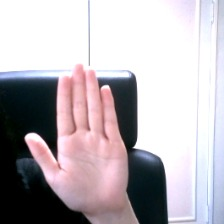
#> input picture EXPLORATION/01/data/train/paper/paper (101).jpg, 224 x 224 px, given in place of pillow_practice.png, which was not available
$ jupyter execute --allow-errors 12.ipynb   (text cells are left out)
#> lines starting #> are read from the running program, lines starting #| are printed output that depends on the picture; pictures that were not available may be replaced by others from this repository, and a replacement may not be noted
[cell 1]
import numpy as np
from PIL import Image

data = np.zeros([32, 32, 3], dtype=np.uint8) # numpy 배열
image = Image.fromarray(data, 'RGB') # numpy 배열을 이미지로 변환해준다.
#> image: PIL image 32x32 RGB; every value is 0
image

[cell 2]
data[:, :] = [255, 0, 0] # red
image = Image.fromarray(data, 'RGB')
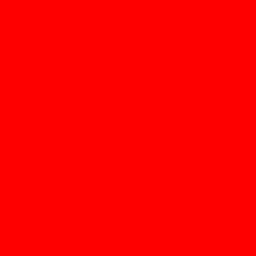
#> image: PIL image 32x32 RGB (shown 8 times larger); mean R, G, B 255, 0, 0
image

[cell 3]
image_data = np.zeros([128, 128, 3], dtype=np.uint8) # 128x128
image_data[:, :] = [255, 255, 255]
# print(image_data)

image = Image.fromarray(image_data, 'RGB') # numpy 배열 -> image
#> image: PIL image 128x128 RGB; every value is 255
image

[cell 4]
from google.colab import files
file_upload = files.upload()
#> the answer given: paper (101).jpg

[cell 5]
from PIL import Image
import os

# 연습용 파일 경로
# image_path = os.getenv('HOME')+'/aiffel/python_image_proc/data/pillow_practice.png'
image_path = "pillow_practice.png"

# 이미지 열기
image = Image.open(image_path)
#> image is the input picture: PIL image 224x224 RGB; mean R, G, B 184.5, 177.5, 183


# image.show() # 이미지 출력

# width와 height 출력
image_size = image.size
#> image_size = (224, 224)
print(image_size)
#| (224, 224)
print("Width: ", image.width)
#| Width:  224
print("Height: ", image.height)
#| Height:  224
image

# JPG 파일 형식으로 저장해보기
# jpg_img = image.convert('RGB')
# save_path = os.getenv('HOME')+'/aiffel/python_image_proc/data/'
# jpg_img.save(save_path + r'pillow_test.jpg')

[cell 6]
image_resized = image.resize((100, 200))
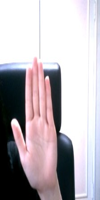
#> image_resized: PIL image 100x200 RGB; mean R, G, B 184.4, 177.4, 182.9

# image_resized.save(save_path + r'pillow_resized.png')
image_resized

[cell 7]
image_cropped = image.crop((300, 100, 600, 400))
#> image_cropped: PIL image 300x300 RGB; every value is 0

# image_cropped.save(save_path + r'pillow_cropped.png')
image_cropped

[cell 8]
from google.colab import drive
drive.mount('/content/drive')

[cell 9]
import os
import pickle
from PIL import Image

image_dir = "/content/drive/MyDrive/data/cifar-100-python"
train_file_path = os.path.join(image_dir, 'train')

#> (the rest of this cell did not finish here and is left out)

#> (a cell that did not finish here is left out)

#> (a cell that did not finish here is left out)

#> (a cell that did not finish here is left out)

#> (a cell that did not finish here is left out)

#> (a cell that did not finish here is left out)

#> (a cell that did not finish here is left out)

[cell 16]
# 이미지의 x축 y축 뒤집기
image_data = image_data.swapaxes(0, 1)
image = Image.fromarray(image_data)
image

[cell 17]
import os
import pickle
from PIL import Image
import numpy
from tqdm import tqdm

image_dir = "/content/drive/MyDrive/data/cifar-100-python"
train_file_path = os.path.join(image_dir, 'train')

# image를 저장할 하위 폴더 생성
save_dir = "/content/drive/MyDrive/data/cifar-images"
if not os.path.exists(save_dir):
    os.mkdir(save_dir) # images 디렉토리 생성

# 32x32 이미지 파일 50000개를 생성한다
#> (the rest of this cell did not finish here and is left out)

[cell 18]
from google.colab import files
file_upload = files.upload()
#> the answer given: paper (1029).jpg

[cell 19]
import os
import cv2 as cv
import numpy as np
from matplotlib import pyplot as plt

image_path = "cv_practice.png"
img = cv.imread(image_path)
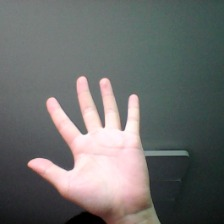
#> input picture EXPLORATION/01/data/train/paper/paper (1029).jpg, 224 x 224 px, given in place of cv_practice.png, which was not available
#> img is the input picture: shape (224, 224, 3); mean B, G, R 108.4, 109.8, 108.8

# Convert BGR to HSV
hsv = cv.cvtColor(img, cv.COLOR_BGR2HSV)
#> hsv: shape (224, 224, 3); mean H, S, V 85.6, 36, 116.8

# define range of blue color in HSV
lower_blue = np.array([100, 100, 100])
upper_blue = np.array([130, 255, 255])

# Threshold the HSV image to get only blue colors
mask = cv.inRange(hsv, lower_blue, upper_blue)
#> mask: shape (224, 224); every value is 0

# Bitwise-AND mask and original image
res = cv.bitwise_and(img, img, mask=mask)
#> res: shape (224, 224, 3); every value is 0

plt.imshow(cv.cvtColor(img, cv.COLOR_BGR2RGB))
plt.show()
plt.imshow(cv.cvtColor(mask, cv.COLOR_BGR2RGB))
plt.show()
plt.imshow(cv.cvtColor(res, cv.COLOR_BGR2RGB))
plt.show()

[cell 20]
from google.colab import files
file_upload = files.upload()
#> the answer given: paper (1029).jpg

[cell 21]
import os
import pickle
import cv2
import numpy as np
from matplotlib import pyplot as plt
from tqdm import tqdm
from PIL import Image

# 전처리 시 생성했던 디렉토리 구조
dir_path = os.getenv('HOME')+'/aiffel/python_image_proc/'
train_file_path = os.path.join(dir_path, 'train')
images_dir_path = os.path.join(dir_path, 'cifar-images')

[cell 22]
# 파일명을 인자로 받아 해당 이미지 파일과 히스토그램을 출력해주는 함수
def draw_color_histogram_from_image(file_name):
#> called with file_name = 'adriatic_s_001807.png'
    image_path = os.path.join(images_dir_path, file_name)
    # 이미지 열기
    img = Image.open(image_path)
    cv_image = cv2.imread(image_path)

    # Image와 Histogram 그려보기
    f = plt.figure(figsize = (10, 3))
    im1 = f.add_subplot(1, 2, 1)
    im1.imshow(img)
    im1.set_title("Image")

    im2 = f.add_subplot(1, 2, 2)
    color = ('b', 'g', 'r')
    for i, col in enumerate(color):
        # image에서 i번째 채널의 히스토그램을 뽑아서(0: blue, 1: green, 2: red)
        histr = cv2.calcHist([cv_image], [i], None, [256], [0, 256])
        im2.plot(histr, color = col) # 그래프를 그리 때 채널 색상과 맞춰서 그린다
    im2.set_title("Histogram")

[cell 23]
draw_color_histogram_from_image('adriatic_s_001807.png')
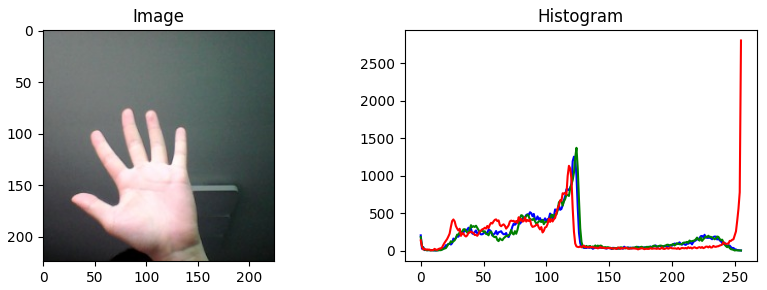
#> figure drawn by matplotlib, 2 panels; panel 2: curve peaks at x = 122, y = 1252; panel 2: curve peaks at x = 124, y = 1370; panel 2: curve peaks at x = 255, y = 2802

[cell 24]
def get_histogram(image):
    """
    이미지 이름을 키로 하고, 히스토그램을 값으로 하는 딕셔너리 histogram_db를 반환한다.
    """
    histogram = []
    # Create histogram per channels, in 4 bins each
    for i in range(3):
        channel_histogram = cv2.calcHist(images=[image], # 히스토그램을 계산할 영상의 배열입니다.
                                        channels=[i], # 히스토그램을 계산할 channel의 배열
                                        mask=None, # mask = None이면 마스크를 사용하지 않고, 모든 화소에서 히스토그램을 계산합니다.
                                        histSize=[4], # 히스토그램 구간을 4개로 한다
                                        ranges=[0, 256]) # 히스토그램 각 빈의 경계값에 대한 배열입니다
        histogram.append(channel_histogram)
#> this loop made 3 passes
#> channel_histogram on passes 1 to 3: [10754, 1816, 6203, 31403], [11129, 1776, 7573, 29698], [11252, 870, 3454, 34600]
#> after the loop, histogram = [[10754, 1816, 6203, 31403], [11129, 1776, 7573, 29698], [11252, 870, 3454, 34600]]

    histogram = np.concatenate(histogram)
#> histogram = [10754, 1816, 6203, 31403, 11129, 1776, 7573, 29698, 11252, 870, 3454, 34600]
    histogram = cv2.normalize(histogram, histogram)
#> histogram = [0.181, 0.0305, 0.104, 0.527, 0.187, 0.0298, 0.127, 0.499, 0.189, 0.0146, 0.058, 0.581]

    return histogram

[cell 25]
# get_histogram() 확인용 코드
dir_path = os.getenv('HOME')+'/aiffel/python_image_proc/data/cifar-100-python'
train_file_path = os.path.join(dir_path, 'train')

#> (the rest of this cell did not finish here and is left out)

[cell 26]
import os
import pickle
import cv2
import numpy as np
from matplotlib import pyplot as plt
from tqdm import tqdm

def build_histogram_db():
    """
    검색 대상 이미지들을 불러온다.
    검색 대상 이미지들을 하나하나 히스토그램으로 만든다.
    """
    histogram_db = {}

    path = images_dir_path # 이미지들이 있는 경로
    file_list = os.listdir(images_dir_path) # 이미지 이름 리스트


    for file in file_list:
        image_file_path = os.path.join(path, file)
#         print(image_file_path)
        image = cv2.imread(image_file_path) # 이미지를 cv2로 read 해야 한다
        histogram_data = get_histogram(image)
#> histogram_data has the same summary as histogram in get_histogram

        histogram_db[file] = histogram_data

    return histogram_db

# hist_db = build_histogram_db()
# print(hist_db)

[cell 27]
histogram_db = build_histogram_db()
#> histogram_db = {'paper (101).jpg': [0.181, 0.0305, 0.104, 0.527, 0.187, 0.0298, 0.127, 0.499, 0.189, 0.0146, 0.058, 0.581]}
#> (the rest of this cell did not finish here and is left out)
